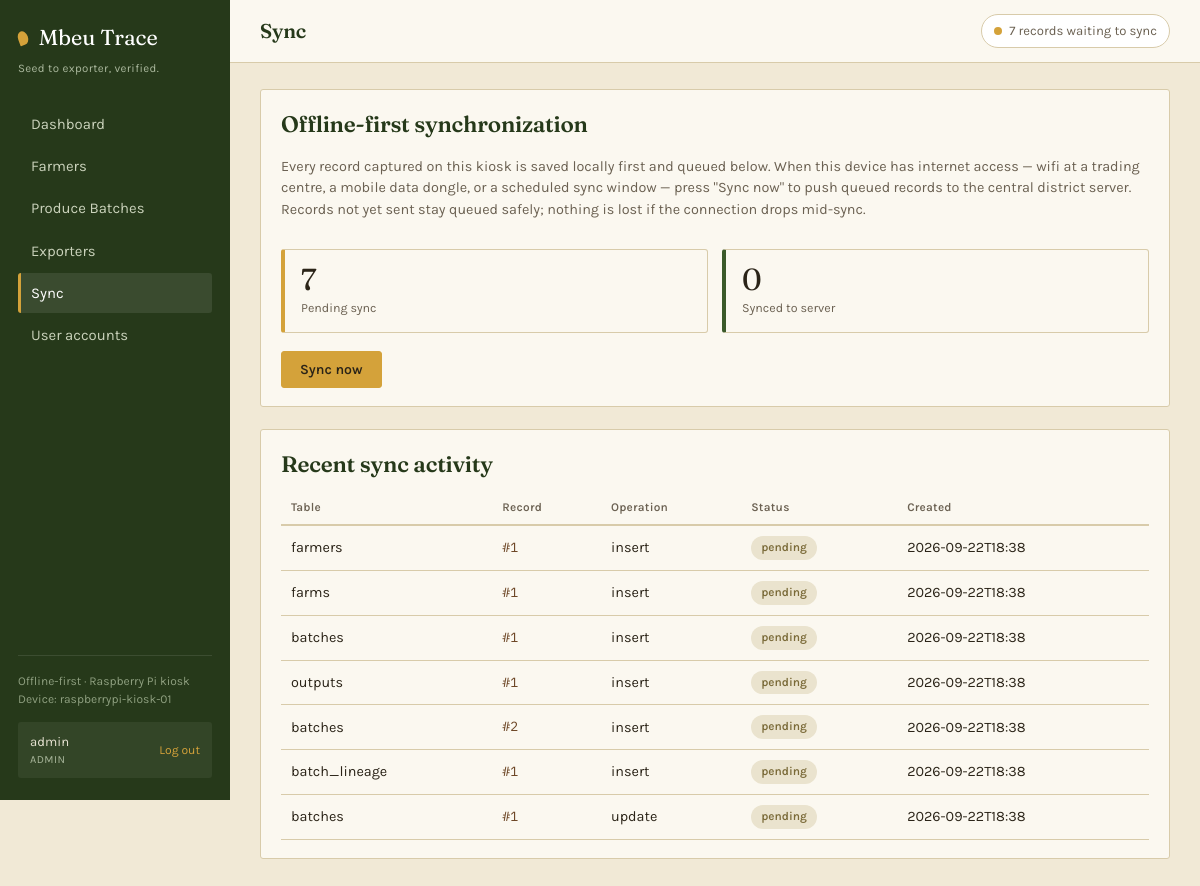
Screenshot of /sync (signed in) with the database file from the repository.
### tables this page shows
CREATE TABLE users (
    user_id         INTEGER PRIMARY KEY AUTOINCREMENT,
    username        TEXT UNIQUE NOT NULL,
    password_hash   TEXT NOT NULL,
    role            TEXT NOT NULL CHECK (role IN ('admin','agent','farmer','exporter')),
    farmer_id       INTEGER,               -- linked if role = farmer
    exporter_id     INTEGER,               -- linked if role = exporter
    created_at      TEXT DEFAULT (datetime('now')),
    FOREIGN KEY (farmer_id) REFERENCES farmers(farmer_id),
    FOREIGN KEY (exporter_id) REFERENCES exporters(exporter_id)
);

CREATE TABLE sync_log (
    sync_id         INTEGER PRIMARY KEY AUTOINCREMENT,
    table_name      TEXT NOT NULL,
    record_id       INTEGER NOT NULL,
    operation       TEXT NOT NULL CHECK (operation IN ('insert','update','delete')),
    payload_json    TEXT,                    -- full row snapshot, queued for the server
    device_id       TEXT,                    -- which Raspberry Pi / kiosk captured it
    created_at      TEXT DEFAULT (datetime('now')),
    sync_status     TEXT NOT NULL DEFAULT 'pending' CHECK (sync_status IN ('pending','synced','failed')),
    synced_at       TEXT
, previous_hash TEXT, event_hash TEXT, idempotency_key TEXT);

### app.py (the view)
@app.route("/sync", methods=["GET", "POST"])
def sync_page():
    result = None
    if request.method == "POST":
        if current_user.role not in ("admin", "agent"):
            abort(403)
        result = run_sync()
    conn = get_db()
    log = conn.execute("SELECT * FROM sync_log ORDER BY created_at DESC LIMIT 50").fetchall()
    pending = conn.execute("SELECT COUNT(*) c FROM sync_log WHERE sync_status='pending'").fetchone()["c"]
    synced = conn.execute("SELECT COUNT(*) c FROM sync_log WHERE sync_status='synced'").fetchone()["c"]
    conn.close()
    return render_template("sync.html", log=log, pending=pending, synced=synced, result=result)

### app.py (called while the page is built)
@app.context_processor
def inject_sync_status():
    return {"pending_sync": pending_sync_count()}

@app.before_request
def require_login():
    if request.endpoint in PUBLIC_ENDPOINTS or request.endpoint is None:
        return
    if not current_user.is_authenticated:
        return redirect(url_for("login", next=request.path))

### auth.py (called while the page is built)
@login_manager.user_loader
def load_user(user_id):
    conn = get_db()
    row = conn.execute("SELECT * FROM users WHERE user_id=?", (user_id,)).fetchone()
    conn.close()
    return User(row) if row else None

    @property
    def display_role(self):
        return self.role.capitalize()

### database.py (called while the page is built)
def get_db():
    os.makedirs(os.path.dirname(DB_PATH), exist_ok=True)
    conn = sqlite3.connect(DB_PATH)
    conn.row_factory = sqlite3.Row
    conn.execute("PRAGMA foreign_keys = ON")
    return conn

def pending_sync_count():
    conn = get_db()
    n = conn.execute("SELECT COUNT(*) c FROM sync_log WHERE sync_status='pending'").fetchone()["c"]
    conn.close()
    return n

### templates/sync.html (shortened to what this page needs)
{% extends "base.html" %}
{% block page_title %}Sync{% endblock %}
{% block content %}
<div class="panel">
  <h2>Offline-first synchronization</h2>
  <p class="empty" style="padding:0 0 14px;">
    Every record captured on this kiosk is saved locally first and queued below.
    When this device has internet access — wifi at a trading centre, a mobile
    data dongle, or a scheduled sync window — press "Sync now" to push queued
    records to the central district server. Records not yet sent stay queued
    safely; nothing is lost if the connection drops mid-sync.
  </p>
  <div class="stats" style="grid-template-columns: repeat(2,1fr); margin-bottom:18px;">
    <div class="stat-card gold">
      <div class="stat-num">{{ pending }}</div>
      <div class="stat-label">Pending sync</div>
    </div>
    <div class="stat-card">
      <div class="stat-num">{{ synced }}</div>
      <div class="stat-label">Synced to server</div>
    </div>
  </div>
  {% if current_user.role in ['admin','agent'] %}
  <form method="post">
    <button class="btn btn-gold" type="submit">Sync now</button>
  </form>
  {% else %}
  <p class="empty" style="padding:0;">Only admin/agent accounts can trigger a sync from this device.</p>
  {% endif %}
</div>
<div class="panel">
  <h2>Recent sync activity</h2>
  {% if log %}
  <table>
    <thead><tr><th>Table</th><th>Record</th><th>Operation</th><th>Status</th><th>Created</th></tr></thead>
    <tbody>
    {% for l in log %}
      <tr>
        <td>{{ l.table_name }}</td>
        <td class="batch-code">#{{ l.record_id }}</td>
        <td>{{ l.operation }}</td>
        <td><span class="pill pill-{{ 'verified' if l.sync_status=='synced' else ('flagged' if l.sync_status=='failed' else 'planted') }}">{{ l.sync_status }}</span></td>
        <td>{{ l.created_at[:16] if l.created_at else '' }}</td>
      </tr>
    {% endfor %}
    </tbody>
  </table>
  {% else %}
    <p class="empty">No activity yet.</p>
  {% endif %}
</div>
{% endblock %}

### templates/base.html (shortened to what this page needs)
<!DOCTYPE html>
<html lang="en">
<head>
<link rel="stylesheet" href="{{ url_for('static', filename='css/style.css') }}">
</head>
<body>
<div class="shell">
  <aside class="sidebar">
    <div class="brand"><span class="seed"></span> Mbeu Trace</div>
    <div class="brand-sub">Seed to exporter, verified.</div>
    <nav class="nav">
      <a href="{{ url_for('dashboard') }}" class="{{ 'active' if request.endpoint=='dashboard' }}">Dashboard</a>
      {% if current_user.role != 'farmer' %}
      <a href="{{ url_for('farmers_list') }}" class="{{ 'active' if request.endpoint in ['farmers_list','farmer_new','farmer_detail'] }}">Farmers</a>
      {% endif %}
      <a href="{{ url_for('batches_list') }}" class="{{ 'active' if request.endpoint in ['batches_list','batch_new','batch_detail'] }}">Produce Batches</a>
      {% if current_user.role != 'farmer' %}
      <a href="{{ url_for('exporters_list') }}" class="{{ 'active' if request.endpoint in ['exporters_list','exporter_new'] }}">Exporters</a>
      {% endif %}
      <a href="{{ url_for('sync_page') }}" class="{{ 'active' if request.endpoint=='sync_page' }}">Sync</a>
      {% if current_user.role == 'admin' %}
      <a href="{{ url_for('users_list') }}" class="{{ 'active' if request.endpoint in ['users_list','user_new'] }}">User accounts</a>
      {% endif %}
    </nav>
    <div class="sidebar-foot">
      Offline-first &middot; Raspberry Pi kiosk<br>
      Device: raspberrypi-kiosk-01
      {% if current_user.is_authenticated %}
      <div class="user-chip">
        <div>
          <div class="who">{{ current_user.username }}</div>
          <div class="role">{{ current_user.display_role }}</div>
        </div>
        <a href="{{ url_for('logout') }}">Log out</a>
      </div>
      {% endif %}
    </div>
  </aside>
  <div class="main">
    <div class="topbar">
      <h1>{% block page_title %}Dashboard{% endblock %}</h1>
      <a href="{{ url_for('sync_page') }}" class="sync-badge {{ 'pending' if pending_sync and pending_sync > 0 }}">
        <span class="sync-dot"></span>
        {% if pending_sync and pending_sync > 0 %}{{ pending_sync }} record{{ 's' if pending_sync != 1 }} waiting to sync{% else %}All records synced{% endif %}
      </a>
    </div>
    <div class="content">
      {% block content %}{% endblock %}
    </div>
  </div>
</div>
</body>
</html>

### rows the page displays
users: username "admin"
sync_log: table_name "farmers", record_id "1", operation "insert", sync_status "pending", created_at "2026-09-22T18:38"
sync_log: table_name "farms", record_id "1", operation "insert", sync_status "pending", created_at "2026-09-22T18:38"
sync_log: table_name "batches", record_id "1", operation "insert", sync_status "pending", created_at "2026-09-22T18:38"
sync_log: table_name "outputs", record_id "1", operation "insert", sync_status "pending", created_at "2026-09-22T18:38"
sync_log: table_name "batches", record_id "2", operation "insert", sync_status "pending", created_at "2026-09-22T18:38"
sync_log: table_name "batch_lineage", record_id "1", operation "insert", sync_status "pending", created_at "2026-09-22T18:38"
sync_log: table_name "batches", record_id "1", operation "update", sync_status "pending", created_at "2026-09-22T18:38"

### other values shown
{{ current_user.display_role }} "ADMIN"
{{ pending_sync }} "7"
{{ 's' if pending_sync != 1 }} "s"
{{ pending }} "7"
{{ synced }} "0"
